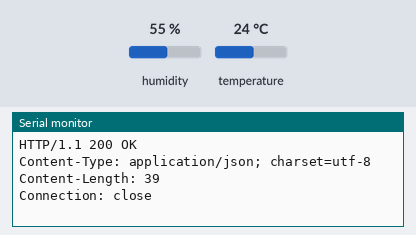
A sketch run on a simulated ESP8266 (NodeMCU). On the bench: the last lines printed to the serial monitor. Inputs (shaded band) come from the test bench; at power-on: humidity 55 %, temperature 24 °C. WiFi joins after 1.5 s; servers stay silent unless stated; web services answer with replies made up by the test bench.

Above: at 2.7 s.
2.8 s: humidity set to 22 %
At 3.8 s:
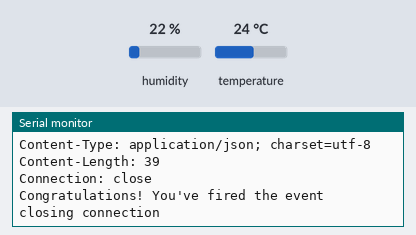
11.2 s: temperature set to 12 °C
At 12.98 s:
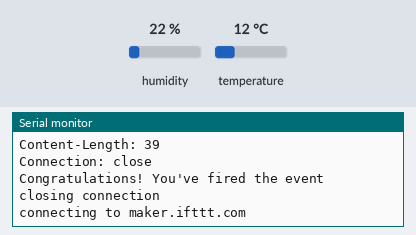
19.6 s: humidity set to 40 %
At 26.3 s:
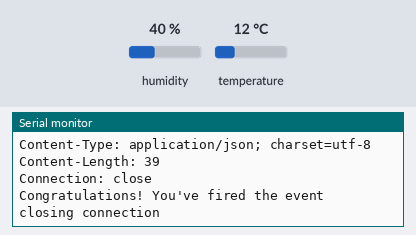

The sketch:

01_drive.ino
```cpp
// Libraries
#include <ESP8266WiFi.h>
#include "DHT.h"

// WiFi settings
const char* ssid = "your_wifi_ssid";
const char* password = "your_wifi_password";

// DHT11 sensor pins
#define DHTPIN 5
#define DHTTYPE DHT11

// Initialize DHT sensor
DHT dht(DHTPIN, DHTTYPE, 15);

// IFTTT settings
const char* host = "maker.ifttt.com";
const char* eventName = "google";
const char* key = "your-ifttt-key";

void setup() {

  Serial.begin(115200);
  delay(10);

  // Init DHT
  dht.begin();

  // We start by connecting to a WiFi network
  Serial.println();
  Serial.println();
  Serial.print("Connecting to ");
  Serial.println(ssid);

  WiFi.begin(ssid, password);

  while (WiFi.status() != WL_CONNECTED) {
    delay(500);
    Serial.print(".");
  }

  Serial.println("");
  Serial.println("WiFi connected");
  Serial.println("IP address: ");
  Serial.println(WiFi.localIP());
}


void loop() {

  // Reading temperature and humidity
  float h = dht.readHumidity();
  float t = dht.readTemperature();

    Serial.print("connecting to ");
    Serial.println(host);

    // Use WiFiClient class to create TCP connections
    WiFiClient client;
    const int httpPort = 80;
    if (!client.connect(host, httpPort)) {
      Serial.println("connection failed");
      return;
    }

    // We now create a URI for the request
    String url = "/trigger/";
    url += eventName;
    url += "/with/key/";
    url += key;
    url += "?value1=" + String(t);
    url += "&value2=" + String(h);

    Serial.print("Requesting URL: ");
    Serial.println(url);

    // This will send the request to the server
    client.print(String("GET ") + url + " HTTP/1.1\r\n" +
                 "Host: " + host + "\r\n" +
                 "Connection: close\r\n\r\n");
    int timeout = millis() + 5000;
    while (client.available() == 0) {
      if (timeout - millis() < 0) {
        Serial.println(">>> Client Timeout !");
        client.stop();
        return;
      }
    }

    // Read all the lines of the reply from server and print them to Serial
    while(client.available()){
      String line = client.readStringUntil('\r');
      Serial.print(line);
    }

    Serial.println();
    Serial.println("closing connection");

    // Wait 10 seconds
    delay(10 * 1000);

}
```

Measured:
- after the input at 19.6 s, the serial monitor: prints a new line after 4.7 s (image 3)
